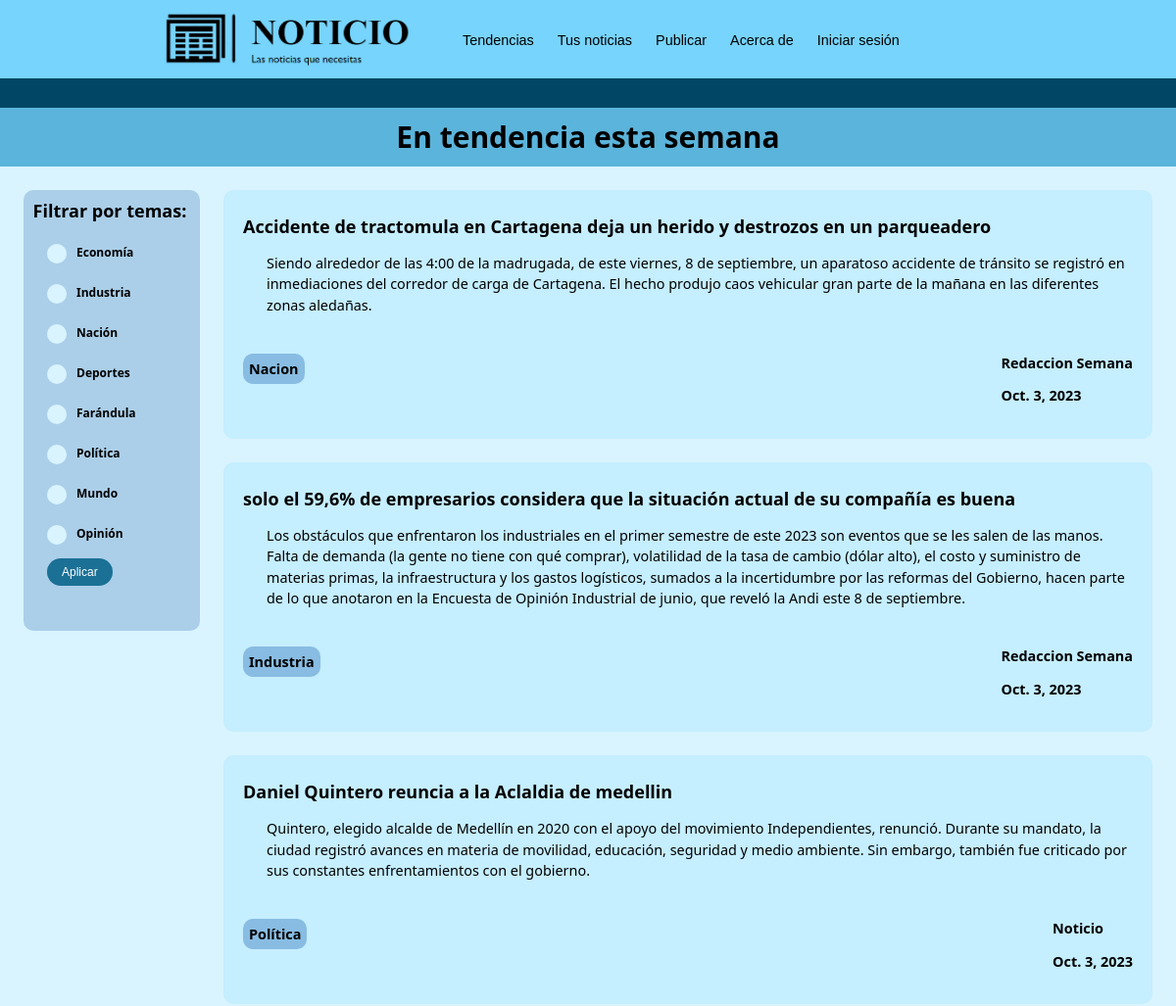
The app's page / (upper part), older data.
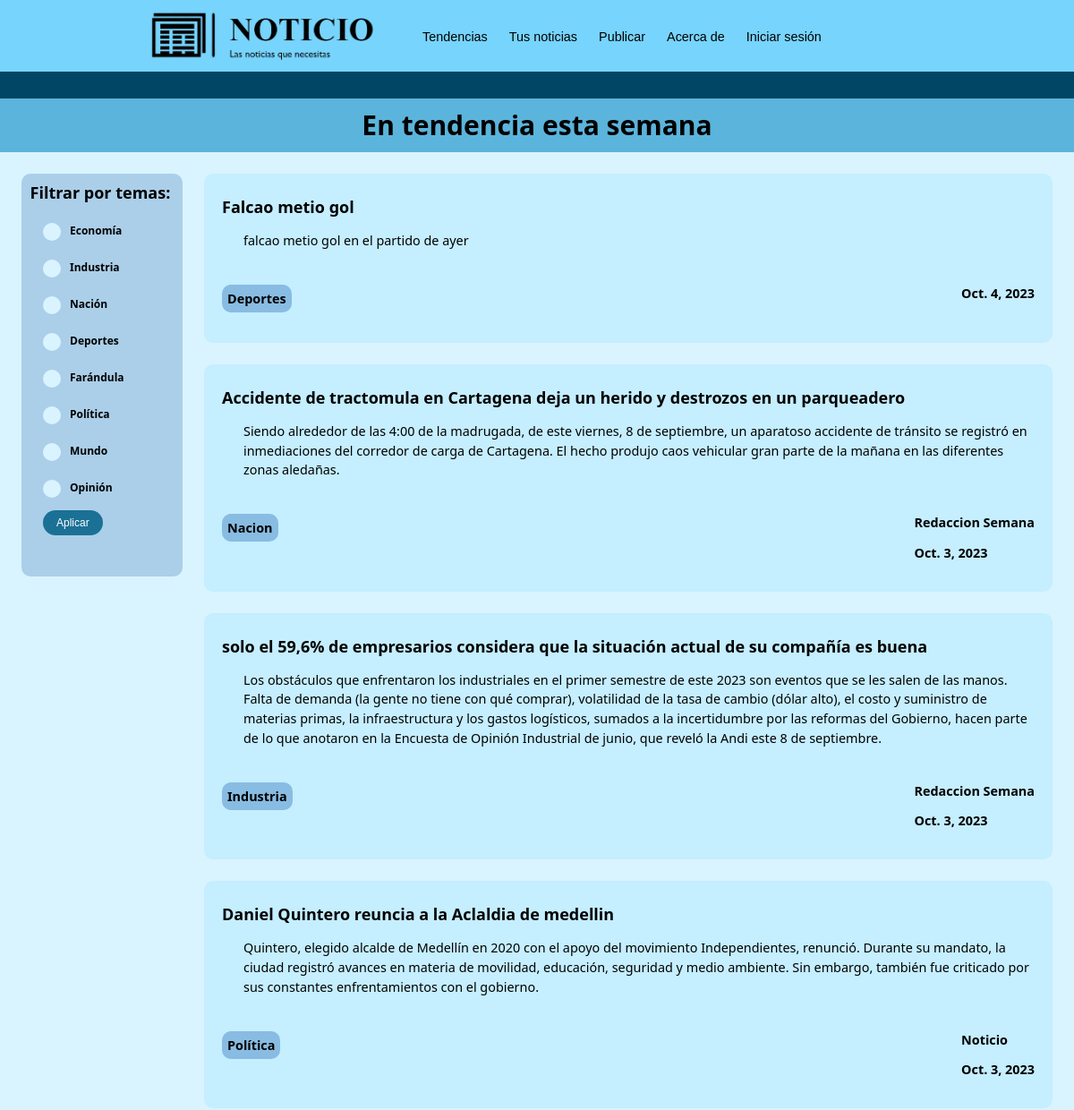
The same page, newer data.
### main/models.py (models this page shows, shortened)
class Noticia(models.Model):
    TAGS = (
        ('Nacion','Nacion'),
        ("Industria","Industria"),
        ("Economia","Economia"),
        ("Deportes","Deportes"),
        ("Farandula","Farandula"),
        ("Política","Política"),
        ("Mundo","Mundo"),
        ("Opinion","Opinion"),
    )
    autor = models.CharField(max_length=30)
    tags = models.CharField(max_length=50, choices = TAGS)
    titulo = models.TextField(max_length=200)
    resumen = models.TextField(max_length=600)
    fecha = models.DateField(auto_now=True)
    user = models.ForeignKey('CustomUser', on_delete=models.CASCADE,null=True,blank=True)
    url = models.CharField(max_length=200, null=True, blank = True)
    contenido = models.TextField(max_length=4000,null=True)
    class Meta:
        ordering = ["fecha"]

### main/views.py (the view, shortened to what this page needs)
# urls.py: path('',views.tendencias),
def tendencias(request):
    tags = ['Nacion','Industria', 'Economia', 'Deportes', 'Farandula','Política','Mundo','Opinion']
    applied_tags = []
    for tag in tags:
        if request.GET.get(tag):
            applied_tags.append(tag)
    noticias = Noticia.objects.all().order_by('fecha').reverse()
    if applied_tags == []:
        applied_tags = tags
    if request.method == 'GET':
        return render(request, "main/tendencias.html", {"noticias":noticias, "applied_tags":applied_tags})

### main/templates/main/tendencias.html (shortened to what this page needs)
{% extends 'main/layouts/nav1.html' %}
{% block content %}
<div id="subtitulo" class="contenedor-subtitulo">
    <p class="subtitle">En tendencia esta semana</p>
</div>
<div class="fondo">
    <div style="display: flex; flex-direction: column">
        <div id="filtros" class="filtros">
            <p class="subtitle2">Filtrar por temas:</p>
            <form class="form-filtros" method="get">
                <input type="checkbox" name = "Economia" class="form-checkbox" id="eco">
                <label for="eco" class="form-option">Economía</label><br><br>
                <input type="checkbox" name = "Industria" class="form-checkbox" id="ind">
                <label for="ind" class="form-option">Industria</label><br><br>
                <input type="checkbox" name = "Nacion" class="form-checkbox" id="nac">
                <label for="nac" class="form-option">Nación</label><br><br>
                <input type="checkbox" name = "Deportes" class="form-checkbox" id="dep">
                <label for="dep" class="form-option">Deportes</label><br><br>
                <input type="checkbox" name = "Farandula" class="form-checkbox" id="far">
                <label for="far" class="form-option">Farándula</label><br><br>
                <input type="checkbox" name = "Politica" class="form-checkbox" id="pol">
                <label for="pol" class="form-option">Política</label><br><br>
                <input type="checkbox" name = "Mundo" class="form-checkbox" id="mun">
                <label for="mun" class="form-option">Mundo</label><br><br>
                <input type="checkbox" name = "Opinion" class="form-checkbox" id="op">
                <label for="op" class="form-option">Opinión</label><br>
                <input type="submit" class="submit-btn" value="Aplicar">
            </form>
        </div>
    </div>
    <div class="contenedor-noticias">
        {% for noticia in noticias %}
        {% if noticia.tags in applied_tags %}
        <div class="noticia">
            {% if noticia.url == null %}
            <a class="titulo-noticia" href = '/noticia/{{noticia.id}}' target = "_blank"><h2>{{noticia.titulo}}</h2></a>
            {% else %}
            <a class="titulo-noticia" href = {{noticia.url}} target = "_blank"><h2>{{noticia.titulo}}</h2></a>
            {% endif %}
            <article class="bloque-texto">{{noticia.resumen}}</article>
            <div class="info-noticia">
                <p class="tag-noticia">{{noticia.tags}}</p>
                <div>
                    <p>{{noticia.autor}}</p>
                    <p>{{noticia.fecha}}</p>
                </div>
            </div>
        </div>
        {% endif %}
        {% endfor %}
    </div>
</div>
{% endblock %}

Row changes from the older to the newer data that the page shows:
added Noticia: titulo "Falcao metio gol", resumen "falcao metio gol en el partido de ayer", tags "Deportes", fecha "Oct. 4, 2023"
